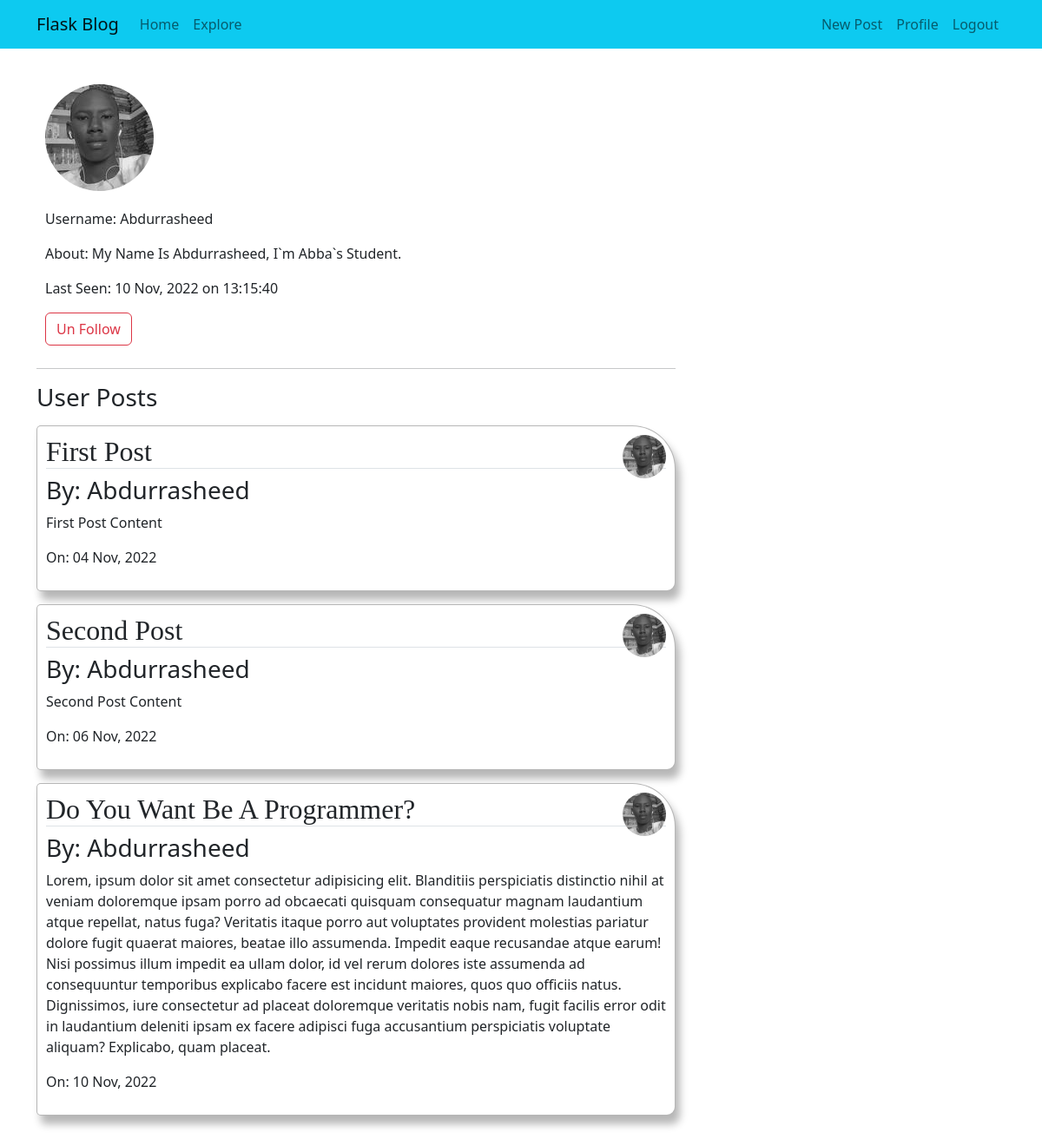
Page /profile/2 (signed in) on the committed database.
### app/models.py (models this page shows, shortened)
class User(db.Model, UserMixin):
    id = db.Column(db.Integer, primary_key=True)
    username = db.Column(db.String(20), unique=True, nullable=False)
    email = db.Column(db.String(120), unique=True, nullable=False)
    password_hash = db.Column(db.String(20), nullable=False)
    image_file = db.Column(db.String, default='vector.jpg')
    about = db.Column(db.String, nullable=True)
    last_seen = db.Column(db.DateTime, default=datetime.utcnow)
    posts = db.relationship('Post', backref='author', lazy='dynamic')
    followed = db.relationship('User',
        secondary = followers,
        primaryjoin = (followers.c.follower_id == id),
        secondaryjoin = (followers.c.followed_id == id),
        backref = db.backref('followers', lazy='dynamic'),
        lazy = 'dynamic'
    )
    def is_online(self):
        one_minute = timedelta(minutes=1)
        return self.last_seen > datetime.utcnow() - one_minute
    def is_following(self, user):
        return self.followed.filter(
            followers.c.followed_id == user.id).count() > 0

class Post(db.Model):
    id = db.Column(db.Integer, primary_key=True)
    title = db.Column(db.String(20), nullable=False)
    content = db.Column(db.String, nullable=False)
    date_posted = db.Column(db.DateTime, index=True, default=datetime.utcnow)
    user_id = db.Column(db.Integer, db.ForeignKey('user.id'))

### app/blog.py (the view)
@bp.route("/profile/<int:id>", methods=['POST', 'GET'])
@login_required
def profile(id):
    form = EmptyForm()
    user = User.query.get_or_404(id)
    image_file = url_for('static', filename="profile_pics/"+user.image_file)
    return render_template('blog/profile.html', user=user, title='Profile', image_file=image_file, form=form)

### app/forms.py
class EmptyForm(FlaskForm):
   follow = SubmitField('Follow')
   unfollow = SubmitField('Un Follow')

### app/auth.py (called while the page is built)
@login_manager.user_loader
def load_user(id):
    user = User.query.get_or_404(int(id))
    return user

### app/blog.py (called while the page is built)
@bp.before_request
def before_request():
    if current_user.is_authenticated:
        current_user.last_seen = datetime.utcnow()
        db.session.commit()

### app/templates/blog/profile.html (shortened to what this page needs)
{% extends 'layout.html' %}
{% block content %}
    <div class="profile-section">
        <img src="{{ image_file }}" class="rounded-circle" style="margin-bottom: 20px; ">
        <p>Username: {{ user.username }}</p>
        {% if user.about %}
            <p>About: {{ user.about }}</p>
        {% endif %}
        {% if user.is_online() %}
            <p>Last Seen: Online</p>
        {% else %}
            <p>Last Seen: {{ user.last_seen.strftime("%d %b, %Y on %H:%M:%S") }}</p>
        {% endif %}
        {% if current_user.is_following(user)%}
            <div>
                <form action="{{ url_for('blog.unfollow', id = user.id) }}" method="post">
                    {{ form.unfollow (class="btn btn-outline-danger")}}
                </form>
            </div>
        {% elif user == current_user %}
            <p></p>
        {% endif %}
    </div>
    <hr>
    <h3>User Posts</h3>
    <div class="mb-5">
        {% for post in user.posts %}
           <div class="content-section2">
                <img src="{{ image_file }}" class="rounded-circle" style="width: 50px; height: 50px; float: right;">
                <h2 class="border-bottom title">{{ post.title }}</h2>
                <h3>By: {{ post.author.username }}</h3>
                <p>{{ post.content }}</p>
                <p>On: {{ post.date_posted.strftime("%d %b, %Y") }}</p>
           </div>
        {% endfor %}
    </div>
{% endblock %}

### app/static/main.css (style rules this page uses)
.content-section2 { border: 1px solid rgba(0, 0, 0, 0.288); padding: 10px; box-shadow: 5px 10px 10px rgba(0, 0, 0, 0.288); margin-top: 15px; background-color:#fff; border-radius: 5px 50px 10px 5px; }
.title { font-family: 'Times New Roman', Times, serif; }
.profile-section { padding: 10px; margin-top: 15px; background-color:#fff; }

### rows in the picture
User: username "Abdurrasheed", about "My Name Is Abdurrasheed, I`m Abba`s Student.", last_seen "10 Nov, 2022 on 13:15:40"
Post: title "First Post", author.username "Abdurrasheed", content "First Post Content", date_posted "04 Nov, 2022"
Post: title "Second Post", author.username "Abdurrasheed", content "Second Post Content", date_posted "06 Nov, 2022"
Post: title "Do You Want Be A Programmer?", author.username "Abdurrasheed", content "Lorem, ipsum dolor sit amet consectetur adipisicing elit. Blanditiis perspiciatis distinctio nihil at veniam doloremque ipsam porro ad obcaecati quisquam consequatur magnam laudantium atque repellat, natus fuga? Veritatis itaque porro aut voluptates provident molestias pariatur dolore fugit quaerat maiores, beatae illo assumenda. Impedit eaque recusandae atque earum! Nisi possimus illum impedit ea ullam dolor, id vel rerum dolores iste assumenda ad consequuntur temporibus explicabo facere est incidunt maiores, quos quo officiis natus. Dignissimos, iure consectetur ad placeat doloremque veritatis nobis nam, fugit facilis error odit in laudantium deleniti ipsam ex facere adipisci fuga…", date_posted "10 Nov, 2022"
